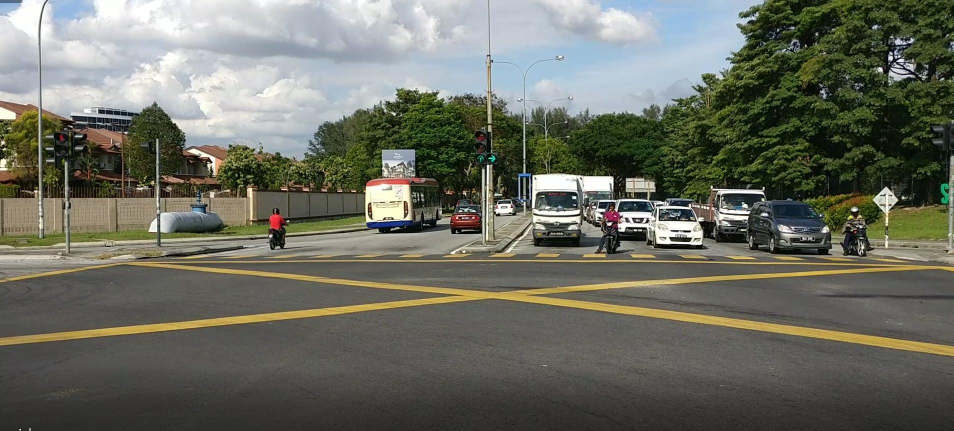
//> input picture IPPR/traffic.jpg, 1907 x 862 px, given in place of ippr.mp4, which was not available (shown at 1/2 size)
$ ./Source   (built with g++ and OpenCV 4)
//> lines starting //> are read from the running program, lines starting //| are printed output that depends on the picture; after the words box and inside, x2 and y2 are one past the last pixel; in counts of white or black regions, pixels touching at a corner belong together; pictures that were not available may be replaced by others from this repository, and a replacement may not be noted
#include <opencv2/core.hpp>
#include <opencv2/core/core_c.h>
#include <opencv2/highgui.hpp>
#include <opencv2/imgproc.hpp>
#include <opencv2/videoio.hpp>
#include <opencv2/saliency.hpp>
#include <opencv2/dnn.hpp>
#include <iostream>
#include <vector>
#include <fstream>
#include <string>

using namespace cv;
using namespace dnn;
using namespace saliency;

void compute(Mat frame);
std::vector<Mat> segment(Mat src, Mat rgb);
Mat KMeans(Mat src, int clusterCount);
void findContours(Mat, Mat);

//dnn functions
void classifyImage(Mat frame);
std::vector<String> getOutputsNames(const Net& net);
void postprocess(Mat& frame, const std::vector<Mat>& outs);
void drawPred(int classId, float conf, int left, int top, int right, int bottom, Mat& frame);


int main() {
	VideoCapture cap("./ippr.mp4");
	int frame_width = cap.get(CAP_PROP_FRAME_WIDTH);
	int frame_height = cap.get(CAP_PROP_FRAME_HEIGHT);
	int fps = cap.get(CAP_PROP_FPS) / 5;
	std::cout << "fps is: " << fps << std::endl;
	VideoWriter video("output.mp4", VideoWriter::fourcc('X', 'V', 'I', 'D'), fps, Size(frame_width, frame_height));

	while (true)
	{
		Mat frame;
		//Skip 10 frames
		for (int i = 0; i < 5; i++)
			cap >> frame;
//> frame is the input picture: 862 rows x 1907 cols, CV_8UC3; mean B, G, R 98.4, 109.2, 107.3

		if (frame.empty())
			break;

		compute(frame);
		video.write(frame);
		imshow("frame", frame);
		char c = (char)waitKey(10);
		if (c == 27)
			break;
	}
	cap.release();
	video.release();
	destroyAllWindows();
}

void compute(Mat frame) {
	Mat toProcess = frame.clone();
	medianBlur(toProcess, toProcess, 3);

	Ptr<StaticSaliencyFineGrained> salFG = StaticSaliencyFineGrained::create();
	Mat mapSR, mapFG;

	salFG->computeSaliency(toProcess, mapFG);
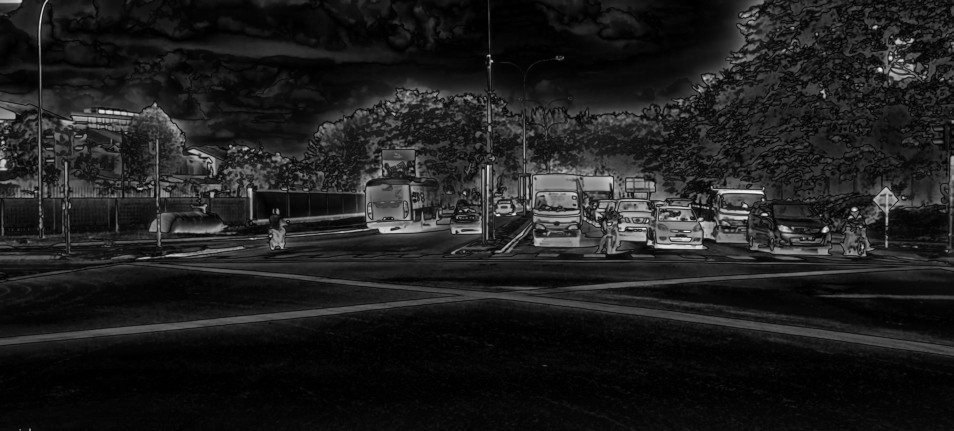
//> mapFG: 862 rows x 1907 cols, CV_32FC1 (shown at 1/2 size); min 0, max 1, mean 0.118
	mapFG.convertTo(mapFG, CV_8U, 255);
//> mapFG: 862 rows x 1907 cols, CV_8UC1

	cvtColor(mapFG, mapFG, COLOR_GRAY2BGR);
//> mapFG: 862 rows x 1907 cols, CV_8UC3
	std::vector<Mat> croppedImages = segment(KMeans(mapFG, 3), frame);

	for (Mat img : croppedImages) {
		classifyImage(img);
	}

}

Mat KMeans(Mat src, int clusterCount) {
//> called with clusterCount = 3
	Mat samples(src.rows * src.cols, 3, CV_32F);
	for (int y = 0; y < src.rows; y++)
		for (int x = 0; x < src.cols; x++)
			for (int z = 0; z < 3; z++)
				samples.at<float>(y + x * src.rows, z) = src.at<Vec3b>(y, x)[z];

	Mat labels;
	int attempts = 5;
	Mat centers;
	kmeans(samples, clusterCount, labels, TermCriteria(CV_TERMCRIT_ITER | CV_TERMCRIT_EPS, 10000, 0.0001), attempts, KMEANS_PP_CENTERS, centers);
//> centers = [[12.34, 12.34, 12.34], [125.5, 125.5, 125.5], [53.22, 53.22, 53.22]]

	Mat dst = Mat::zeros(src.size(), src.type());
	Vec2i pointVal = { 0, 0 };

	//Get color with highest intensity
	for (int y = 0; y < centers.rows; y++) {
		int sum = 0;
		for (int x = 0; x < centers.cols; x++) {
			sum += centers.at<float>(y, x);
		}
		if (sum / 3 > pointVal[1]) {
			pointVal[0] = y;
			pointVal[1] = sum / 3;
		}
	}
//> this loop made 3 passes
//> sum on passes 1 to 3: 36, 375, 159

	for (int y = 0; y < src.rows; y++)
		for (int x = 0; x < src.cols; x++)
		{

			int cluster_idx = labels.at<int>(y + x * src.rows, 0);
			if (cluster_idx == pointVal[0]) {
				dst.at<Vec3b>(y, x)[0] = centers.at<float>(cluster_idx, 0);
				dst.at<Vec3b>(y, x)[1] = centers.at<float>(cluster_idx, 1);
				dst.at<Vec3b>(y, x)[2] = centers.at<float>(cluster_idx, 2);
			}
		}
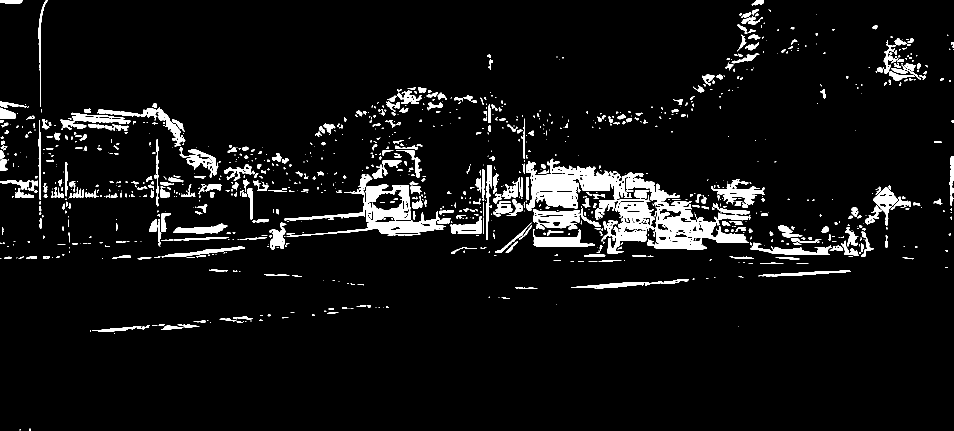
//> dst: 862 rows x 1907 cols, CV_8UC3 (shown at 1/2 size); values 0 (black) and 125 (white), 6.2% white; 1139 white regions (661 under 20 px), largest, box (x1, y1, x2, y2) and area: (1236, 403, 1407, 489) 4840, (1065, 348, 1227, 416) 4808, (731, 368, 822, 444) 3552

	cvtColor(dst, dst, COLOR_BGR2GRAY);
	return dst;
}

std::vector<Mat> segment(Mat src, Mat ori) {
	std::vector<std::vector<Point>> contours;
	std::vector<Vec4i> hierarchy;
	std::vector<Mat> croppedImg;

	threshold(src, src, 0, 255, THRESH_BINARY | THRESH_OTSU);

	int erosion_size = 5;
	erode(src, src,
		getStructuringElement(MORPH_RECT,
			Size(erosion_size * 2 + 1, 1),
			Point(erosion_size, 0))
	);

	int dilation_size = 10;
	dilate(src, src,
		getStructuringElement(MORPH_RECT,
			Size(1, dilation_size * 2 + 1),
			Point(0, dilation_size))
	);
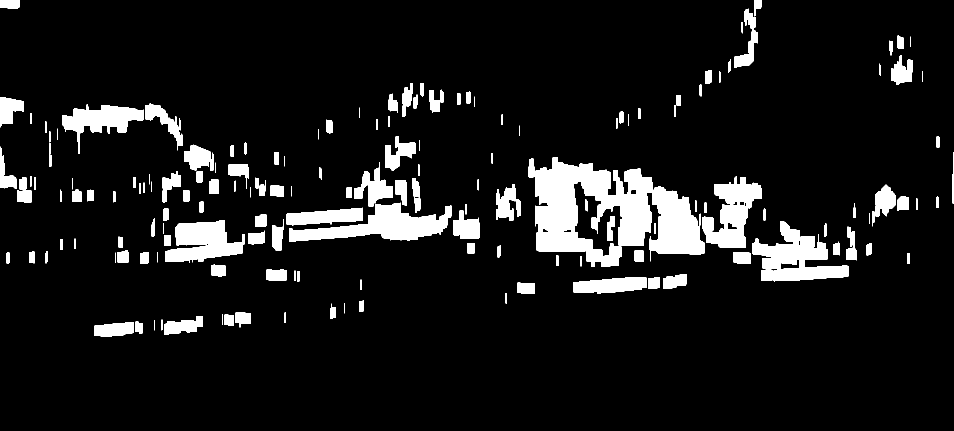
//> src: 862 rows x 1907 cols, CV_8UC1 (shown at 1/2 size); 9.3% white; 175 white regions

	findContours(src, contours, hierarchy, RETR_TREE, CHAIN_APPROX_SIMPLE);
//> contours = 186 contours, 23 with area under 20; largest, box (x1, y1, x2, y2) and area: (1070, 314, 1409, 533) 39306, (578, 405, 903, 483) 11094, (1505, 442, 1697, 563) 10198, (1404, 353, 1523, 496) 8843, (330, 440, 489, 526) 8012
	Mat drawing = Mat::zeros(src.size(), CV_8UC3);
	// Original image clone
	RNG rng(12345);

	for (size_t i = 0; i < contours.size(); i++)
	{
		Scalar color = Scalar(rng.uniform(0, 256), rng.uniform(0, 256), rng.uniform(0, 256));
		Rect r = boundingRect(contours.at(i));
		double ratio = r.width / r.height;

		if (r.width < ori.cols * 0.05 || r.height < ori.rows * 0.1 || r.y < ori.rows * 0.25 || (r.x < ori.cols * 0.3) || ratio > 3.0) {
			continue;
		}

		croppedImg.push_back(ori(r));
	}
//> this loop made 186 passes
//> (r, ratio) on passes 1 to 3: (Rect(279, 646, 6, 22), 0), (Rect(189, 644, 79, 30), 2), (Rect(271, 643, 6, 21), 0)
//> in compute, `std::vector<Mat> croppedImages = segment(KMeans(mapFG, 3), frame);`:
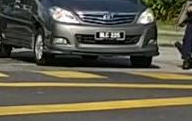
//> croppedImages[0]: 121 rows x 192 cols, CV_8UC3; mean B, G, R 76.3, 91.9, 95.1
//> in compute, `std::vector<Mat> croppedImages = segment(KMeans(mapFG, 3), frame);`:
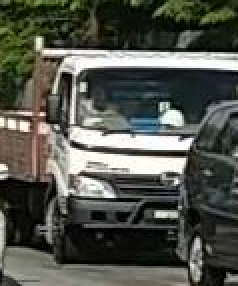
//> croppedImages[1]: 143 rows x 119 cols, CV_8UC3 (shown 2 times larger); mean B, G, R 76.3, 84.7, 82.1
//> in compute, `std::vector<Mat> croppedImages = segment(KMeans(mapFG, 3), frame);`:
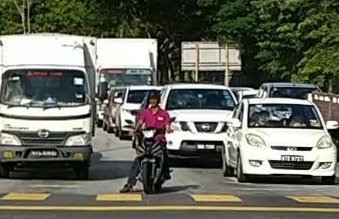
//> croppedImages[2]: 219 rows x 339 cols, CV_8UC3; mean B, G, R 94.2, 106.3, 104.4
	return croppedImg;
}


//dnn variables
std::vector<std::string> classes;

void classifyImage(Mat frame) {
	// Initialize the parameters
	float confThreshold = 0.5; // Confidence threshold
	float nmsThreshold = 0.4;  // Non-maximum suppression threshold
	int inpWidth = 416;        // Width of network's input image
	int inpHeight = 416;       // Height of network's input image

	// Load names of classes
	std::string classesFile = "coco.names";
	std::ifstream ifs(classesFile.c_str());
	std::string line;

	while (getline(ifs, line)) classes.push_back(line);

	// Give the configuration and weight files for the model
	String modelConfiguration = "yolov3.cfg";
	String modelWeights = "yolov3.weights";

	// Load the network
//> (the run ends here: the program stops with an error, at `Net net = readNetFromDarknet(modelConfiguration, modelWeights);`)
